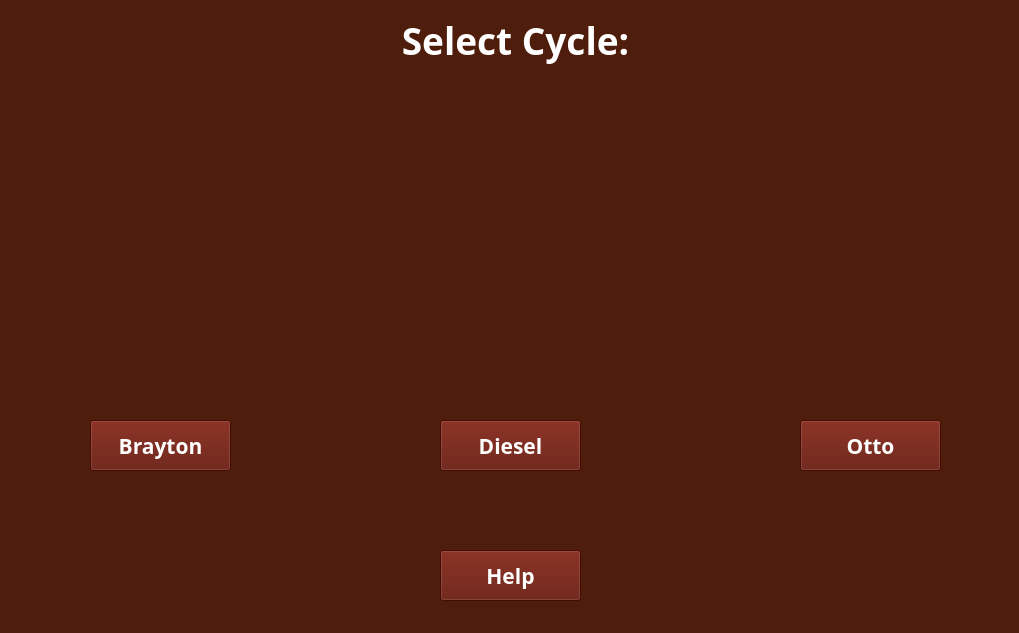
<?xml version="1.0" encoding="UTF-8"?>
<ui version="4.0">
 <class>SelectionWindow</class>
 <widget class="QMainWindow" name="SelectionWindow">
  <property name="geometry">
   <rect>
    <x>0</x>
    <y>0</y>
    <width>1019</width>
    <height>633</height>
   </rect>
  </property>
  <property name="sizePolicy">
   <sizepolicy hsizetype="Fixed" vsizetype="Fixed">
    <horstretch>0</horstretch>
    <verstretch>0</verstretch>
   </sizepolicy>
  </property>
  <property name="minimumSize">
   <size>
    <width>1019</width>
    <height>633</height>
   </size>
  </property>
  <property name="maximumSize">
   <size>
    <width>1019</width>
    <height>633</height>
   </size>
  </property>
  <property name="windowTitle">
   <string>Thermodynamic Simulator</string>
  </property>
  <property name="styleSheet">
   <string notr="true">background-color: rgb(79, 29, 11)</string>
  </property>
  <widget class="QWidget" name="centralwidget">
   <widget class="QLabel" name="Title">
    <property name="geometry">
     <rect>
      <x>10</x>
      <y>10</y>
      <width>1011</width>
      <height>61</height>
     </rect>
    </property>
    <property name="font">
     <font>
      <family>Fira Code SemiBold</family>
      <pointsize>28</pointsize>
      <bold>true</bold>
     </font>
    </property>
    <property name="styleSheet">
     <string notr="true">color: rgb(255,255,255);</string>
    </property>
    <property name="text">
     <string>Select Cycle:</string>
    </property>
    <property name="alignment">
     <set>Qt::AlignCenter</set>
    </property>
   </widget>
   <widget class="QLabel" name="Brayton_Image">
    <property name="geometry">
     <rect>
      <x>10</x>
      <y>80</y>
      <width>311</width>
      <height>281</height>
     </rect>
    </property>
    <property name="text">
     <string/>
    </property>
    <property name="pixmap">
     <pixmap>../graphics/brayton_cycle.png</pixmap>
    </property>
    <property name="scaledContents">
     <bool>true</bool>
    </property>
   </widget>
   <widget class="QLabel" name="Diesel_Image">
    <property name="geometry">
     <rect>
      <x>340</x>
      <y>80</y>
      <width>341</width>
      <height>281</height>
     </rect>
    </property>
    <property name="text">
     <string/>
    </property>
    <property name="pixmap">
     <pixmap>../graphics/diesel_cycle.png</pixmap>
    </property>
    <property name="scaledContents">
     <bool>true</bool>
    </property>
   </widget>
   <widget class="QLabel" name="Otto_Image">
    <property name="geometry">
     <rect>
      <x>700</x>
      <y>80</y>
      <width>311</width>
      <height>281</height>
     </rect>
    </property>
    <property name="text">
     <string/>
    </property>
    <property name="pixmap">
     <pixmap>../graphics/otto_cycle.png</pixmap>
    </property>
    <property name="scaledContents">
     <bool>true</bool>
    </property>
   </widget>
   <widget class="QPushButton" name="Brayton_Button">
    <property name="geometry">
     <rect>
      <x>90</x>
      <y>420</y>
      <width>141</width>
      <height>51</height>
     </rect>
    </property>
    <property name="font">
     <font>
      <family>Fira Code SemiBold</family>
      <pointsize>16</pointsize>
      <bold>true</bold>
     </font>
    </property>
    <property name="styleSheet">
     <string notr="true">color: rgb(255, 255, 255); background-color: rgb(95, 16, 3)</string>
    </property>
    <property name="text">
     <string>Brayton</string>
    </property>
   </widget>
   <widget class="QPushButton" name="Diesel_Button">
    <property name="geometry">
     <rect>
      <x>440</x>
      <y>420</y>
      <width>141</width>
      <height>51</height>
     </rect>
    </property>
    <property name="font">
     <font>
      <family>Fira Code SemiBold</family>
      <pointsize>16</pointsize>
      <bold>true</bold>
     </font>
    </property>
    <property name="styleSheet">
     <string notr="true">color: rgb(255, 255, 255); background-color: rgb(95, 16, 3)</string>
    </property>
    <property name="text">
     <string>Diesel</string>
    </property>
   </widget>
   <widget class="QPushButton" name="Otto_Button">
    <property name="geometry">
     <rect>
      <x>800</x>
      <y>420</y>
      <width>141</width>
      <height>51</height>
     </rect>
    </property>
    <property name="font">
     <font>
      <family>Fira Code SemiBold</family>
      <pointsize>16</pointsize>
      <bold>true</bold>
     </font>
    </property>
    <property name="styleSheet">
     <string notr="true">color: rgb(255, 255, 255); background-color: rgb(95, 16, 3)</string>
    </property>
    <property name="text">
     <string>Otto</string>
    </property>
   </widget>
   <widget class="QPushButton" name="Help_Button">
    <property name="geometry">
     <rect>
      <x>440</x>
      <y>550</y>
      <width>141</width>
      <height>51</height>
     </rect>
    </property>
    <property name="font">
     <font>
      <family>Fira Code SemiBold</family>
      <pointsize>16</pointsize>
      <bold>true</bold>
     </font>
    </property>
    <property name="cursor">
     <cursorShape>ArrowCursor</cursorShape>
    </property>
    <property name="styleSheet">
     <string notr="true">color: rgb(255, 255, 255); background-color: rgb(95, 16, 3)</string>
    </property>
    <property name="text">
     <string>Help</string>
    </property>
   </widget>
  </widget>
 </widget>
 <resources/>
 <connections/>
</ui>
